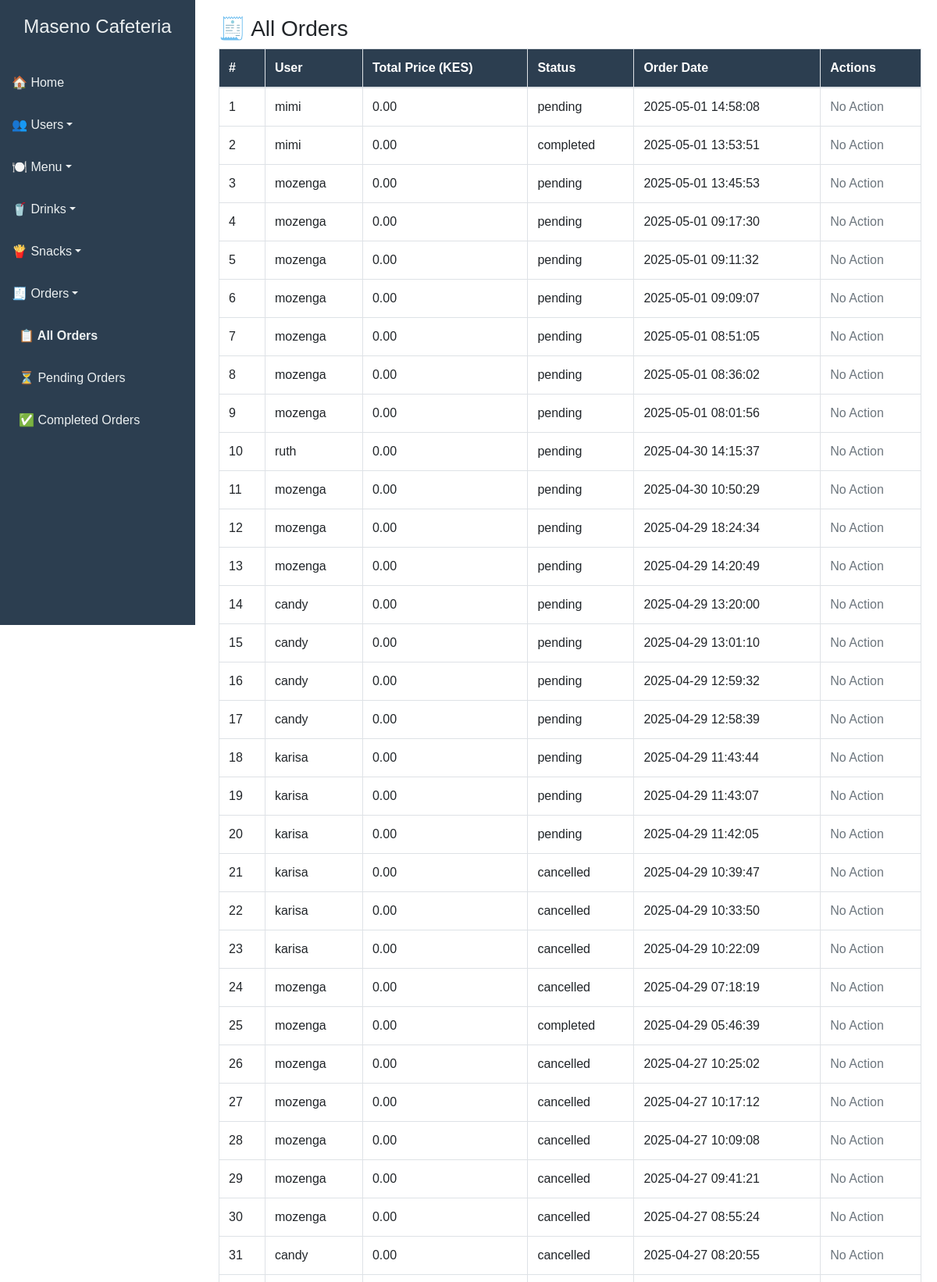
/orders.php (upper part), run on the app's committed database.
### tables this page shows
CREATE TABLE `orders` (
  `id` int(11) NOT NULL,
  `user_id` int(11) NOT NULL,
  `order_date` timestamp NOT NULL DEFAULT current_timestamp(),
  `total` decimal(10,2) NOT NULL,
  `status` enum('pending','completed','cancelled') DEFAULT 'pending',
  `total_price` decimal(10,2) DEFAULT NULL,
  `pickup_method` varchar(255) DEFAULT NULL,
  `address` text DEFAULT NULL,
  `latitude` decimal(10,6) DEFAULT NULL,
  `longitude` decimal(10,6) DEFAULT NULL,
  `payment_method` varchar(50) NOT NULL,
  `delivery_address` varchar(255) DEFAULT NULL
);

CREATE TABLE `users` (
  `id` int(11) NOT NULL,
  `username` varchar(100) DEFAULT NULL,
  `full_name` varchar(100) NOT NULL,
  `email` varchar(100) NOT NULL,
  `password` varchar(255) NOT NULL,
  `phone` varchar(20) DEFAULT NULL,
  `role` enum('customer','admin') DEFAULT 'customer',
  `created_at` timestamp NOT NULL DEFAULT current_timestamp(),
  `profile_image` varchar(255) DEFAULT NULL
);

### orders.php (the view, shortened to what this page needs)
<?php
include 'db_connect.php';
$query = mysqli_query($conn, "
    SELECT o.*, u.username
    FROM orders o
    JOIN users u ON o.user_id = u.id
    ORDER BY o.order_date DESC
");
?>
<!DOCTYPE html>
<html lang="en">
<head>
    <link rel="stylesheet" href="https://stackpath.bootstrapcdn.com/bootstrap/4.5.2/css/bootstrap.min.css">
</head>
<body>
<div class="sidebar">
    <h4>Maseno Cafeteria</h4>
    <a href="admin_dashboard.php">🏠 Home</a>
    <a href="#usersSubmenu" data-toggle="collapse" class="dropdown-toggle" aria-expanded="false">👥 Users</a>
    <a href="#menuSubmenu" data-toggle="collapse" class="dropdown-toggle" aria-expanded="false">🍽️ Menu</a>
    <a href="#drinksSubmenu" data-toggle="collapse" class="dropdown-toggle" aria-expanded="false">🥤 Drinks</a>
    <a href="#snacksSubmenu" data-toggle="collapse" class="dropdown-toggle" aria-expanded="false">🍟 Snacks</a>
    <a href="#ordersSubmenu" data-toggle="collapse" class="dropdown-toggle" aria-expanded="true">🧾 Orders</a>
    <ul class="collapse list-unstyled show" id="ordersSubmenu">
        <li><a href="orders.php" class="pl-4 font-weight-bold">📋 All Orders</a></li>
        <li><a href="pending_orders.php" class="pl-4">⏳ Pending Orders</a></li>
        <li><a href="completed_orders.php" class="pl-4">✅ Completed Orders</a></li>
    </ul>
</div>
<div class="main-content">
    <h3>🧾 All Orders</h3>
    <table class="table table-bordered table-hover">
        <thead>
            <tr>
                <th>#</th>
                <th>User</th>
                <th>Total Price (KES)</th>
                <th>Status</th>
                <th>Order Date</th>
                <th>Actions</th>
            </tr>
        </thead>
        <tbody>
        <?php
        $count = 1;
        while ($row = mysqli_fetch_assoc($query)): ?>
            <tr>
                <td><?= $count++ ?></td>
                <td><?= htmlspecialchars($row['username']) ?></td>
                <td><?= number_format($row['total_price'], 2) ?></td>
                <td><?= htmlspecialchars($row['status']) ?></td>
                <td><?= htmlspecialchars($row['order_date']) ?></td>
                <td>
                    <?php if ($row['status'] === 'Pending'): ?>
                        <a href="update_order_status.php?id=<?= $row['id'] ?>&status=Completed" class="btn btn-success btn-sm">✔ Complete</a>
                        <a href="update_order_status.php?id=<?= $row['id'] ?>&status=Cancelled" class="btn btn-danger btn-sm">✖ Cancel</a>
                    <?php else: ?>
                        <span class="text-muted">No Action</span>
                    <?php endif; ?>
                </td>
            </tr>
        <?php endwhile; ?>
        </tbody>
    </table>
</div>
</body>
</html>

### orders.php (style rules this page uses)
body { font-family: Arial, sans-serif; }
.sidebar { width: 250px; background-color: #2c3e50; min-height: 100vh; padding-top: 20px; position: fixed; }
.sidebar h4 { color: #ecf0f1; text-align: center; margin-bottom: 30px; }
.sidebar a { color: #ecf0f1; padding: 15px; display: block; text-decoration: none; }
.main-content { margin-left: 260px; padding: 20px; }
.table thead th { background-color: #2c3e50; color: #fff; }

### data on the page
orders: user.username "mimi", total_price "0.00", status "pending", order_date "2025-05-01 14:58:08", shows "No Action"
orders: user.username "mimi", total_price "0.00", status "completed", order_date "2025-05-01 13:53:51", shows "No Action"
orders: user.username "mozenga", total_price "0.00", status "pending", order_date "2025-05-01 13:45:53", shows "No Action"
orders: user.username "mozenga", total_price "0.00", status "pending", order_date "2025-05-01 09:17:30", shows "No Action"
orders: user.username "mozenga", total_price "0.00", status "pending", order_date "2025-05-01 09:11:32", shows "No Action"
orders: user.username "mozenga", total_price "0.00", status "pending", order_date "2025-05-01 09:09:07", shows "No Action"
orders: user.username "mozenga", total_price "0.00", status "pending", order_date "2025-05-01 08:51:05", shows "No Action"
orders: user.username "mozenga", total_price "0.00", status "pending", order_date "2025-05-01 08:36:02", shows "No Action"
orders: user.username "mozenga", total_price "0.00", status "pending", order_date "2025-05-01 08:01:56", shows "No Action"
orders: user.username "ruth", total_price "0.00", status "pending", order_date "2025-04-30 14:15:37", shows "No Action"
orders: user.username "mozenga", total_price "0.00", status "pending", order_date "2025-04-30 10:50:29", shows "No Action"
orders: user.username "mozenga", total_price "0.00", status "pending", order_date "2025-04-29 18:24:34", shows "No Action"
orders: user.username "mozenga", total_price "0.00", status "pending", order_date "2025-04-29 14:20:49", shows "No Action"
orders: user.username "candy", total_price "0.00", status "pending", order_date "2025-04-29 13:20:00", shows "No Action"
orders: user.username "candy", total_price "0.00", status "pending", order_date "2025-04-29 13:01:10", shows "No Action"
orders: user.username "candy", total_price "0.00", status "pending", order_date "2025-04-29 12:59:32", shows "No Action"
orders: user.username "candy", total_price "0.00", status "pending", order_date "2025-04-29 12:58:39", shows "No Action"
orders: user.username "karisa", total_price "0.00", status "pending", order_date "2025-04-29 11:43:44", shows "No Action"
orders: user.username "karisa", total_price "0.00", status "pending", order_date "2025-04-29 11:43:07", shows "No Action"
orders: user.username "karisa", total_price "0.00", status "pending", order_date "2025-04-29 11:42:05", shows "No Action"
orders: user.username "karisa", total_price "0.00", status "cancelled", order_date "2025-04-29 10:39:47", shows "No Action"
orders: user.username "karisa", total_price "0.00", status "cancelled", order_date "2025-04-29 10:33:50", shows "No Action"
orders: user.username "karisa", total_price "0.00", status "cancelled", order_date "2025-04-29 10:22:09", shows "No Action"
orders: user.username "mozenga", total_price "0.00", status "cancelled", order_date "2025-04-29 07:18:19", shows "No Action"
orders: user.username "mozenga", total_price "0.00", status "completed", order_date "2025-04-29 05:46:39", shows "No Action"
orders: user.username "mozenga", total_price "0.00", status "cancelled", order_date "2025-04-27 10:25:02", shows "No Action"
orders: user.username "mozenga", total_price "0.00", status "cancelled", order_date "2025-04-27 10:17:12", shows "No Action"
orders: user.username "mozenga", total_price "0.00", status "cancelled", order_date "2025-04-27 10:09:08", shows "No Action"
orders: user.username "mozenga", total_price "0.00", status "cancelled", order_date "2025-04-27 09:41:21", shows "No Action"
orders: user.username "mozenga", total_price "0.00", status "cancelled", order_date "2025-04-27 08:55:24", shows "No Action"
orders: user.username "candy", total_price "0.00", status "cancelled", order_date "2025-04-27 08:20:55", shows "No Action"
